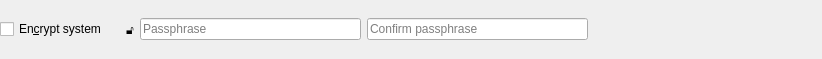
<?xml version="1.0" encoding="UTF-8"?>
<ui version="4.0">
 <author>
SPDX-FileCopyrightText: 2016 Teo Mrnjavac &lt;teo@kde.org&gt;
SPDX-License-Identifier: GPL-3.0-or-later
 </author>
 <class>EncryptWidget</class>
 <widget class="QWidget" name="EncryptWidget">
  <property name="geometry">
   <rect>
    <x>0</x>
    <y>0</y>
    <width>822</width>
    <height>59</height>
   </rect>
  </property>
  <property name="windowTitle">
   <string notr="true">Form</string>
  </property>
  <layout class="QHBoxLayout" name="horizontalLayout">
   <property name="leftMargin">
    <number>0</number>
   </property>
   <property name="topMargin">
    <number>0</number>
   </property>
   <property name="rightMargin">
    <number>0</number>
   </property>
   <property name="bottomMargin">
    <number>0</number>
   </property>
   <item>
    <widget class="QCheckBox" name="m_encryptCheckBox">
     <property name="text">
      <string>En&amp;crypt system</string>
     </property>
    </widget>
   </item>
   <item>
    <widget class="QLabel" name="m_promptLabel">
     <property name="text">
      <string notr="true"/>
     </property>
     <property name="textFormat">
      <enum>Qt::PlainText</enum>
     </property>
    </widget>
   </item>
   <item>
    <widget class="QLabel" name="m_encryptionUnsupportedLabel">
     <property name="toolTip">
      <string>Your system does not seem to support encryption well enough to encrypt the entire system. You may enable encryption, but performance may suffer.</string>
     </property>
     <property name="text">
      <string notr="true">🔓</string>
     </property>
     <property name="alignment">
      <set>Qt::AlignCenter</set>
     </property>
    </widget>
   </item>
   <item>
    <widget class="QLineEdit" name="m_passphraseLineEdit">
     <property name="echoMode">
      <enum>QLineEdit::Password</enum>
     </property>
     <property name="placeholderText">
      <string>Passphrase</string>
     </property>
    </widget>
   </item>
   <item>
    <widget class="QLineEdit" name="m_confirmLineEdit">
     <property name="echoMode">
      <enum>QLineEdit::Password</enum>
     </property>
     <property name="placeholderText">
      <string>Confirm passphrase</string>
     </property>
    </widget>
   </item>
   <item>
    <spacer name="horizontalSpacer">
     <property name="orientation">
      <enum>Qt::Horizontal</enum>
     </property>
     <property name="sizeHint" stdset="0">
      <size>
       <width>40</width>
       <height>20</height>
      </size>
     </property>
    </spacer>
   </item>
   <item>
    <widget class="QLabel" name="m_iconLabel">
     <property name="text">
      <string/>
     </property>
     <property name="alignment">
      <set>Qt::AlignCenter</set>
     </property>
    </widget>
   </item>
  </layout>
 </widget>
 <resources/>
 <connections/>
</ui>
